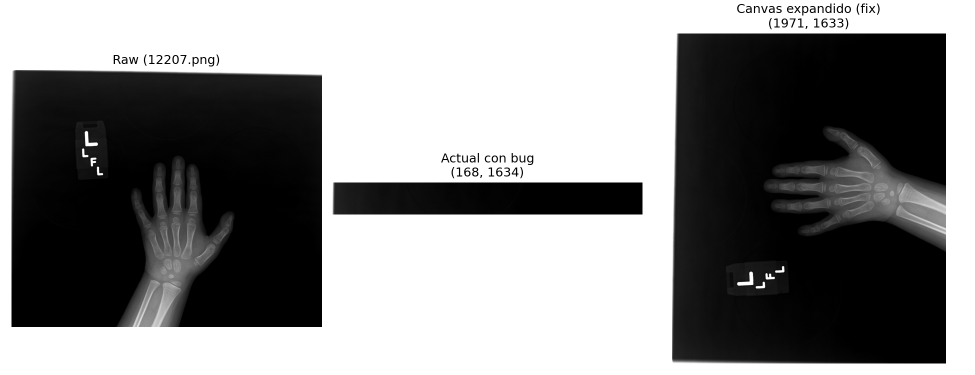
#> input picture docs/results/preprocesamiento_diagnostico/figures/bug_corrimiento_12207.png, 1950 x 750 px (shown at 1/2 size)
$ python -i validar_canvas_expandido.py   (imports and definitions only)
#> lines starting #> are read from the running program, lines starting #| are printed output that depends on the picture; after the words box and inside, x2 and y2 are one past the last pixel; in counts of white or black regions, pixels touching at a corner belong together
### config/paths.py
"""
Fuente única de verdad para todas las rutas del proyecto.
Todos los scripts importan rutas desde aquí.
"""
import os

# Raíz del proyecto (carpeta que contiene config/)
PROJECT_ROOT = os.path.dirname(os.path.dirname(os.path.abspath(__file__)))

# ============================================================
# DATOS
# ============================================================
DATA_DIR = os.path.join(PROJECT_ROOT, "data")

# Imágenes (pipeline de preprocesamiento)
IMAGES_DIR           = os.path.join(DATA_DIR, "images")
RAW_IMAGES_DIR       = os.path.join(IMAGES_DIR, "raw")
CROPPED_IMAGES_DIR   = os.path.join(IMAGES_DIR, "cropped")
EQUALIZED_IMAGES_DIR = os.path.join(IMAGES_DIR, "equalized")
MASKS_DIR            = os.path.join(IMAGES_DIR, "masks")
SEGMENTED_IMAGES_DIR = os.path.join(IMAGES_DIR, "segmented")
SEGMENTED_CROPPED_IMAGES_DIR = os.path.join(IMAGES_DIR, "segmented_cropped")

# Datos de entrenamiento del detector de mano (LabelMe format)
HAND_DETECTOR_DIR             = os.path.join(DATA_DIR, "hand-detector")
HAND_DETECTOR_IMAGES_DIR      = os.path.join(HAND_DETECTOR_DIR, "images")
HAND_DETECTOR_ANNOTATIONS_DIR = os.path.join(HAND_DETECTOR_DIR, "annotations")

# Entrenamiento
TRAINING_DIR         = os.path.join(DATA_DIR, "training")
TRAINING_CSV         = os.path.join(TRAINING_DIR, "boneage-training-dataset.csv")
DATASET_ANALYSIS_DIR = os.path.join(TRAINING_DIR, "dataset_analysis")
BALANCED_DATASET_CSV = os.path.join(DATASET_ANALYSIS_DIR, "balanced_dataset.csv")

# Validación estándar
VALIDATION_DIR        = os.path.join(DATA_DIR, "validation")
VALIDATION_CSV        = os.path.join(VALIDATION_DIR, "validation_dataset.csv")
VALIDATION_IMAGES_DIR = os.path.join(VALIDATION_DIR, "images")

# Validación mexicana
MEX_DIR        = os.path.join(DATA_DIR, "mex-validation")
MEX_CSV        = os.path.join(MEX_DIR, "mex_dataset.csv")
MEX_IMAGES_DIR = os.path.join(MEX_DIR, "images")

# ============================================================
# MODELOS PRE-ENTRENADOS
# ============================================================
PRETRAINED_MODELS_DIR    = os.path.join(PROJECT_ROOT, "models")
HAND_DETECTOR_OUTPUT_DIR = os.path.join(PRETRAINED_MODELS_DIR, "hand-detector")


def get_segmentation_model_path(run=None):
    """Devuelve la ruta al modelo de segmentación.

    Args:
        run: Nombre del run (ej. 'hand-detector_01') o None para
             seleccionar automáticamente el más reciente disponible.
             Si no existe ningún run, usa el modelo legado modelo_segmentacion.h5.
    """
#> further down, picture is the input picture: shape (750, 1950); min 0, max 255, mean 137.7
    if run is not None:
        path = os.path.join(HAND_DETECTOR_OUTPUT_DIR, run, "models", "modelo_segmentacion.h5")
        if os.path.exists(path):
            return path

    # Auto-selección: último run con modelo guardado
    if os.path.isdir(HAND_DETECTOR_OUTPUT_DIR):
        runs = sorted([
            d for d in os.listdir(HAND_DETECTOR_OUTPUT_DIR)
            if os.path.isdir(os.path.join(HAND_DETECTOR_OUTPUT_DIR, d))
            and d.startswith("hand-detector_")
        ])
        for r in reversed(runs):
            path = os.path.join(HAND_DETECTOR_OUTPUT_DIR, r, "models", "modelo_segmentacion.h5")
            if os.path.exists(path):
                return path

    # Fallback al modelo legado
    return os.path.join(PRETRAINED_MODELS_DIR, "modelo_segmentacion.h5")


from config.segmentation import HAND_DETECTOR_RUN
SEGMENTATION_MODEL_PATH = get_segmentation_model_path(HAND_DETECTOR_RUN)

# ============================================================
# EXPERIMENTOS
# ============================================================
EXPERIMENTS_DIR = os.path.join(PROJECT_ROOT, "experiments")

# ============================================================
# LOGS
# ============================================================
LOGS_DIR = os.path.join(PROJECT_ROOT, "logs")

### docs/results/preprocesamiento_diagnostico/scripts/validar_canvas_expandido.py
"""
Valida el fix de "canvas expandido" para 02_frame_and_zoom.py: en vez de rotar
dentro del mismo tamano de canvas (w,h), que puede recortar contenido que gira
fuera del cuadro cuando la mano no esta centrada, se expande el canvas al
tamano minimo necesario para contener la imagen rotada completa antes de
calcular el recorte final.

Mide, sobre una muestra del dataset completo:
  - cuantas imagenes producen una coordenada de recorte negativa con el
    metodo actual (sintoma del bug: wraparound de indices negativos en numpy,
    produce un recorte chico/incorrecto en vez de un error)
  - el estado (ok/discard_area/etc.) actual vs. con el fix para esos casos
  - fill ratio actual vs. con el fix, en la muestra completa

Uso:
    python docs/results/preprocesamiento_diagnostico/scripts/validar_canvas_expandido.py
"""
import os, sys, json, random, time
from collections import Counter

PROJECT_ROOT = "/lustre/home/mlozano/boneage-predictor"
sys.path.insert(0, PROJECT_ROOT)
OUT_DIR = os.path.join(PROJECT_ROOT, "docs/results/preprocesamiento_diagnostico")

import cv2
import numpy as np
import matplotlib.pyplot as plt

from config.paths import RAW_IMAGES_DIR

SAMPLE_SIZE = 1500
RANDOM_SEED = 7


def verificar_inversion(thresh):
    h, w = thresh.shape
    bordes = (
        np.any(thresh[0, :] == 255) or np.any(thresh[-1, :] == 255) or
        np.any(thresh[:, 0] == 255) or np.any(thresh[:, -1] == 255)
    )
    if bordes:
        thresh = cv2.bitwise_not(thresh)
    return thresh


def detect_box(img, kernel_size=(9, 9), dilation_iters=4):
#> called with kernel_size = (9, 9), dilation_iters = 4
    blur = cv2.GaussianBlur(img, (5, 5), 0)
    _, thresh = cv2.threshold(blur, 0, 255, cv2.THRESH_BINARY + cv2.THRESH_OTSU)
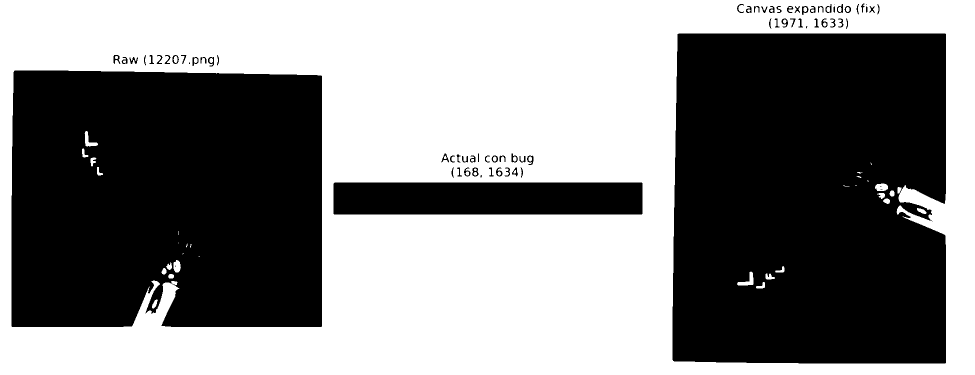
#> thresh: shape (750, 1950) (shown at 1/2 size); 51.7% white; 75 black regions (8 under 20 px), largest, box (x1, y1, x2, y2) and area: (1345, 67, 1892, 727) 351469, (23, 141, 644, 654) 310079, (667, 365, 1285, 429) 39546
    thresh = verificar_inversion(thresh)
#> in verificar_inversion, `bordes = ( np.any(thresh[0, :] == 255) or np.any(thresh[-1, :] == 255)..`: bordes = True
    kernel = np.ones(kernel_size, np.uint8)
    dilated = cv2.dilate(thresh, kernel, iterations=dilation_iters)
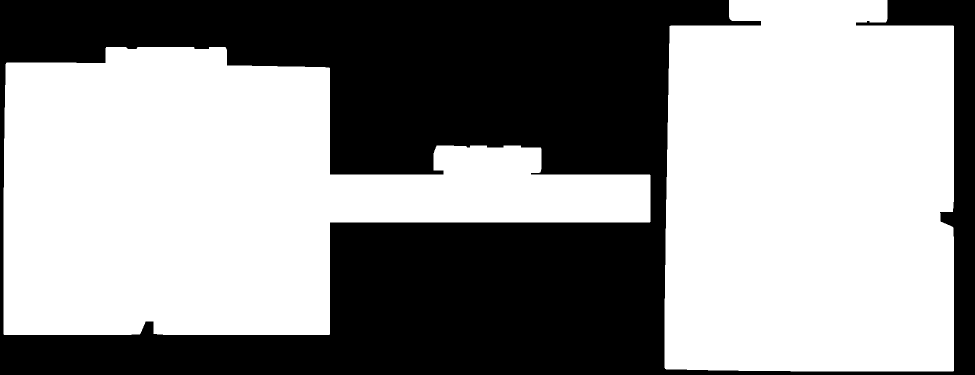
#> dilated: shape (750, 1950) (shown at 1/2 size); 57.8% white; 1 black region
    contours, _ = cv2.findContours(dilated, cv2.RETR_EXTERNAL, cv2.CHAIN_APPROX_SIMPLE)
#> contours = 2 contours; box (x1, y1, x2, y2) and area: (7, 94, 1301, 670) 431884, (1329, 0, 1908, 743) 410342
    if not contours:
        return None
    rect = cv2.minAreaRect(max(contours, key=cv2.contourArea))
#> rect = ((653.5, 381.5), (575, 1293), -90)
    box = np.intp(cv2.boxPoints(rect))
#> box = [[1299, 668], [7, 668], [7, 94], [1299, 94]]
    angle = rect[-1]
#> angle = -90
    w_r, h_r = rect[1]
#> w_r = 575; h_r = 1293
    if w_r < h_r:
        angle += 90
#> angle = 0
    if angle > 45:
        angle -= 90
    return box, angle


def crop_actual(img):
    detected = detect_box(img)
#> detected = ([[1299, 668], [7, 668], [7, 94], [1299, 94]], 0)
    if detected is None:
        return img, "no_contour"
    box, angle = detected
#> box = [[1299, 668], [7, 668], [7, 94], [1299, 94]]; angle = 0
    h, w = img.shape
#> h = 750; w = 1950
    M = cv2.getRotationMatrix2D((w // 2, h // 2), angle, 1.0)
#> M = [[1, 0, 0], [0, 1, 0]]
    rotated = cv2.warpAffine(img, M, (w, h), flags=cv2.INTER_CUBIC, borderMode=cv2.BORDER_REPLICATE)
    ones = np.ones((len(box), 1))
#> ones = [1, 1, 1, 1]
    box_h = np.hstack([box, ones])
#> box_h = [[1299, 668, 1], [7, 668, 1], [7, 94, 1], [1299, 94, 1]]
    box_r = np.dot(M, box_h.T).T.astype(int)
#> box_r = [[1299, 668], [7, 668], [7, 94], [1299, 94]]
    x0, y0 = box_r[:, 0].min(), box_r[:, 1].min()
#> x0 = 7; y0 = 94
    x1, y1 = box_r[:, 0].max(), box_r[:, 1].max()
#> x1 = 1299; y1 = 668
    if x0 >= x1 or y0 >= y1:
        return img, "degenerate"
    cropped = rotated[y0:y1, x0:x1]
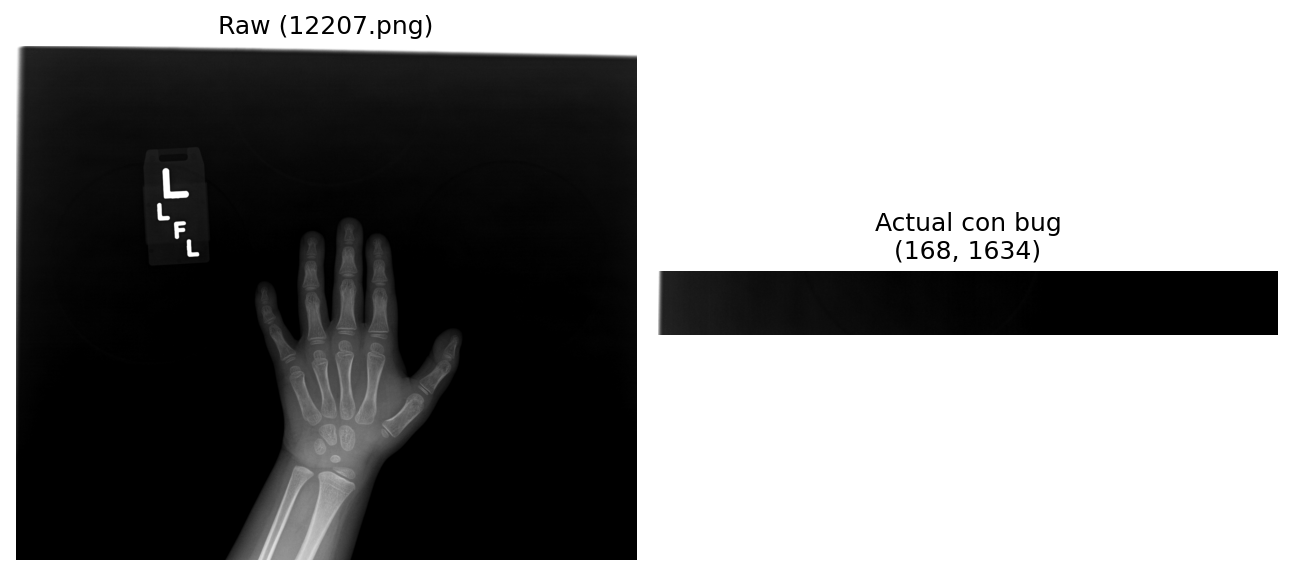
#> cropped: shape (574, 1292); min 0, max 255, mean 139.4
    if cropped.size < 0.2 * img.size:
        return img, "discard_area"
    return cropped, "ok", (x0, y0)


# [97 lines left out: functions crop_canvas_expandido, fill_ratio, main, not called in this run]


# [2 lines not run here, left out]

>>> import cv2
>>> picture = cv2.imread('../figures/bug_corrimiento_12207.png', cv2.IMREAD_GRAYSCALE)
>>> result = crop_actual(picture)
